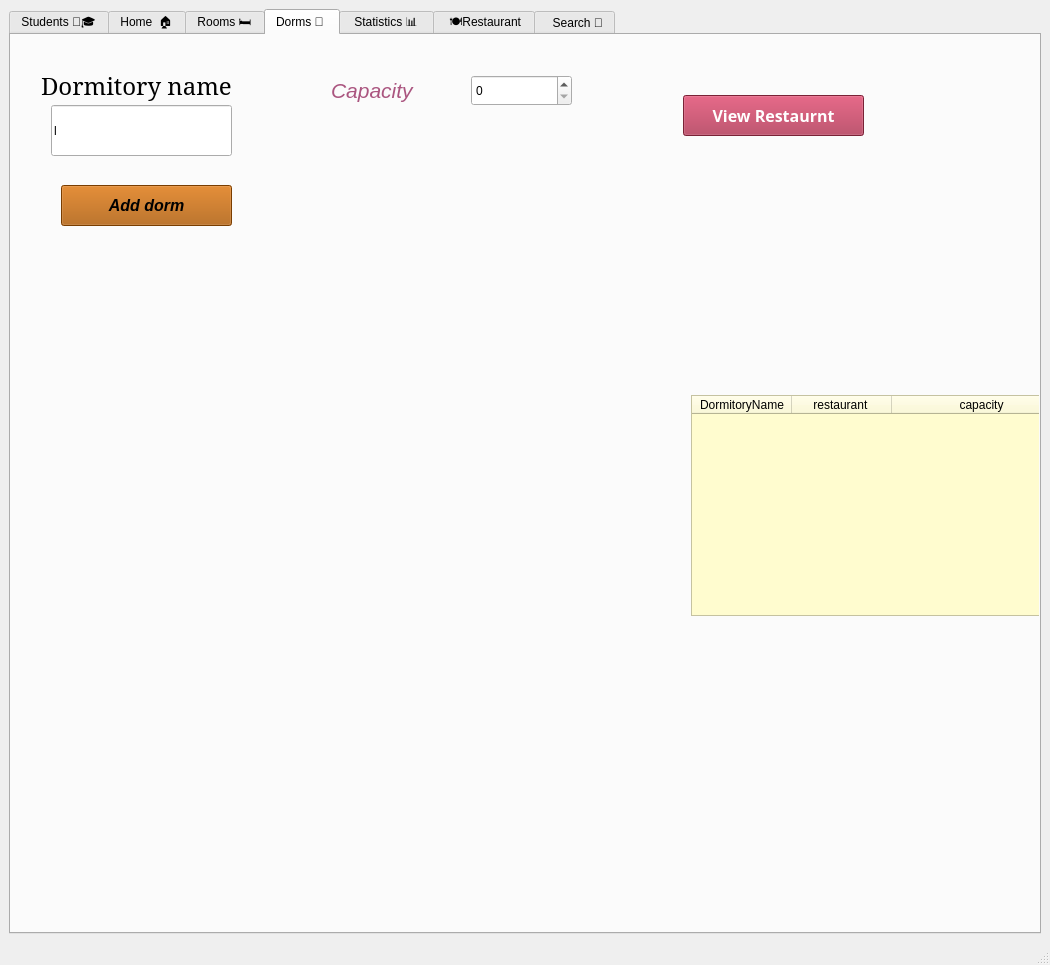
<?xml version="1.0" encoding="UTF-8"?>
<ui version="4.0">
 <class>MainWindow</class>
 <widget class="QMainWindow" name="MainWindow">
  <property name="geometry">
   <rect>
    <x>0</x>
    <y>0</y>
    <width>1050</width>
    <height>965</height>
   </rect>
  </property>
  <property name="windowTitle">
   <string>MainWindow</string>
  </property>
  <widget class="QWidget" name="centralwidget">
   <layout class="QVBoxLayout" name="verticalLayout">
    <item>
     <widget class="QTabWidget" name="tabWidget">
      <property name="styleSheet">
       <string notr="true">QMainWindow{
    background-color:#f8f4ff;
}

QTabWidget::pane{
    border:2px solid #d8b4fe;
    border-radius:15px;
    background:white;
}
QWidget {
    background-image: url(&quot;C:\Users\admin\Pictures\Screenshots\Screenshot 2026-06-18 003102.png&quot;);
    background-repeat: no-repeat;
    background-position: center;
}

QTabBar::tab{
    background:#f3e8ff;
    color:#6b21a8;
    padding:10px;
    min-width:120px;
    border-top-left-radius:10px;
    border-top-right-radius:10px;
    font-weight:bold;
}

QTabBar::tab:selected{
    background:#c084fc;
    color:white;
}

QGroupBox{
    border:2px solid #d8b4fe;
    border-radius:15px;
    margin-top:10px;
    font-weight:bold;
    color:#7e22ce;
    background:white;
}

QGroupBox::title{
    subcontrol-origin: margin;
    left:10px;
    padding:0 5px;
}

QLineEdit{
    border:2px solid #d8b4fe;
    border-radius:10px;
    padding:6px;
    background:#fcfaff;
    font-size:11pt;
}

QSpinBox{
    border:2px solid #d8b4fe;
    border-radius:10px;
    padding:6px;
    background:#fcfaff;
}

QPushButton{
    background-color:#c084fc;
    color:white;
    border:none;
    border-radius:12px;
    padding:10px;
    font-size:12pt;
    font-weight:bold;
}

QPushButton:hover{
    background-color:#a855f7;
}

QTableWidget{
    border:2px solid #d8b4fe;
    border-radius:12px;
    background:white;
    gridline-color:#ede9fe;
}

QHeaderView::section{
    background-color:#c084fc;
    color:white;
    padding:8px;
    border:none;
    font-weight:bold;
}
QWidget#tab_7{
    border-image: url(&quot;C:\Users\admin\Pictures\Screenshots\Screenshot 2026-06-18 003102.png&quot;) 0 0 0 0 stretch stretch;
}

setWindowTitle(&quot;💜 UDRMS - University Dormitory Management System&quot;);</string>
      </property>
      <property name="currentIndex">
       <number>3</number>
      </property>
      <widget class="QWidget" name="Students">
       <attribute name="title">
        <string>Students 👨‍🎓</string>
       </attribute>
       <widget class="QLineEdit" name="lineEdit_name">
        <property name="geometry">
         <rect>
          <x>11</x>
          <y>38</y>
          <width>156</width>
          <height>42</height>
         </rect>
        </property>
        <property name="text">
         <string/>
        </property>
       </widget>
       <widget class="QSpinBox" name="spinBox_room">
        <property name="geometry">
         <rect>
          <x>175</x>
          <y>163</y>
          <width>70</width>
          <height>38</height>
         </rect>
        </property>
       </widget>
       <widget class="QPushButton" name="btn_addStudent">
        <property name="geometry">
         <rect>
          <x>535</x>
          <y>380</y>
          <width>191</width>
          <height>51</height>
         </rect>
        </property>
        <property name="text">
         <string>Add student</string>
        </property>
       </widget>
       <widget class="QTableWidget" name="tableWidget_students">
        <property name="geometry">
         <rect>
          <x>310</x>
          <y>0</y>
          <width>501</width>
          <height>192</height>
         </rect>
        </property>
        <column>
         <property name="text">
          <string>Name</string>
         </property>
        </column>
        <column>
         <property name="text">
          <string>Age</string>
         </property>
        </column>
        <column>
         <property name="text">
          <string>ID</string>
         </property>
        </column>
        <column>
         <property name="text">
          <string>RoomNumber</string>
         </property>
        </column>
       </widget>
       <widget class="QSpinBox" name="spinBox_age">
        <property name="geometry">
         <rect>
          <x>93</x>
          <y>217</y>
          <width>70</width>
          <height>38</height>
         </rect>
        </property>
       </widget>
       <widget class="QLineEdit" name="lineEdit_id">
        <property name="geometry">
         <rect>
          <x>11</x>
          <y>114</y>
          <width>156</width>
          <height>42</height>
         </rect>
        </property>
       </widget>
       <widget class="QLabel" name="label">
        <property name="geometry">
         <rect>
          <x>11</x>
          <y>11</y>
          <width>123</width>
          <height>20</height>
         </rect>
        </property>
        <property name="text">
         <string>Enter stdent name:</string>
        </property>
       </widget>
       <widget class="QLabel" name="label_2">
        <property name="geometry">
         <rect>
          <x>11</x>
          <y>87</y>
          <width>56</width>
          <height>20</height>
         </rect>
        </property>
        <property name="text">
         <string>Enter ID:</string>
        </property>
       </widget>
       <widget class="QLabel" name="label_11">
        <property name="geometry">
         <rect>
          <x>11</x>
          <y>163</y>
          <width>157</width>
          <height>31</height>
         </rect>
        </property>
        <property name="font">
         <font>
          <pointsize>14</pointsize>
          <italic>true</italic>
          <bold>true</bold>
         </font>
        </property>
        <property name="text">
         <string>Room Number</string>
        </property>
       </widget>
       <widget class="QLabel" name="label_12">
        <property name="geometry">
         <rect>
          <x>11</x>
          <y>208</y>
          <width>42</width>
          <height>31</height>
         </rect>
        </property>
        <property name="font">
         <font>
          <pointsize>14</pointsize>
          <bold>true</bold>
         </font>
        </property>
        <property name="text">
         <string>Age</string>
        </property>
       </widget>
       <widget class="QLabel" name="label_3">
        <property name="geometry">
         <rect>
          <x>0</x>
          <y>270</y>
          <width>171</width>
          <height>20</height>
         </rect>
        </property>
        <property name="font">
         <font>
          <pointsize>14</pointsize>
          <bold>true</bold>
         </font>
        </property>
        <property name="text">
         <string>Academic Year</string>
        </property>
       </widget>
       <widget class="QSpinBox" name="spinBox_academicYear">
        <property name="geometry">
         <rect>
          <x>180</x>
          <y>270</y>
          <width>71</width>
          <height>31</height>
         </rect>
        </property>
       </widget>
       <widget class="QPushButton" name="btn_deleteStudent">
        <property name="geometry">
         <rect>
          <x>530</x>
          <y>450</y>
          <width>191</width>
          <height>51</height>
         </rect>
        </property>
        <property name="text">
         <string>Remove Student</string>
        </property>
       </widget>
      </widget>
      <widget class="QWidget" name="tab_3">
       <attribute name="title">
        <string>Home  🏠</string>
       </attribute>
       <widget class="QLabel" name="label_4">
        <property name="geometry">
         <rect>
          <x>700</x>
          <y>120</y>
          <width>63</width>
          <height>20</height>
         </rect>
        </property>
        <property name="text">
         <string/>
        </property>
        <property name="pixmap">
         <pixmap>../../../../Pictures/Screenshots/Screenshot 2026-06-17 205736.png</pixmap>
        </property>
       </widget>
       <widget class="QLabel" name="label_logo">
        <property name="geometry">
         <rect>
          <x>680</x>
          <y>70</y>
          <width>101</width>
          <height>20</height>
         </rect>
        </property>
        <property name="text">
         <string/>
        </property>
       </widget>
       <widget class="QLabel" name="label_15">
        <property name="geometry">
         <rect>
          <x>420</x>
          <y>210</y>
          <width>601</width>
          <height>41</height>
         </rect>
        </property>
        <property name="font">
         <font>
          <pointsize>18</pointsize>
          <italic>true</italic>
          <bold>true</bold>
         </font>
        </property>
        <property name="styleSheet">
         <string notr="true">background-color: rgb(255, 239, 246);
color: rgb(110, 86, 170);</string>
        </property>
        <property name="text">
         <string>University Dormitory Management System</string>
        </property>
       </widget>
       <widget class="QLabel" name="label_16">
        <property name="geometry">
         <rect>
          <x>520</x>
          <y>240</y>
          <width>361</width>
          <height>281</height>
         </rect>
        </property>
        <property name="font">
         <font>
          <pointsize>16</pointsize>
          <italic>true</italic>
          <bold>true</bold>
         </font>
        </property>
        <property name="styleSheet">
         <string notr="true">color: rgb(170, 85, 127);</string>
        </property>
        <property name="text">
         <string>✔ Student Management
✔ Room Allocation
✔ Dormitory Management
✔ Restaurant Services
✔ Student Search</string>
        </property>
       </widget>
       <widget class="QPushButton" name="btn_saveData">
        <property name="geometry">
         <rect>
          <x>70</x>
          <y>410</y>
          <width>151</width>
          <height>41</height>
         </rect>
        </property>
        <property name="styleSheet">
         <string notr="true">background-color: rgb(170, 0, 127);</string>
        </property>
        <property name="text">
         <string>Save data </string>
        </property>
       </widget>
       <widget class="QPushButton" name="btn_loadData">
        <property name="geometry">
         <rect>
          <x>70</x>
          <y>480</y>
          <width>151</width>
          <height>41</height>
         </rect>
        </property>
        <property name="styleSheet">
         <string notr="true">background-color: rgb(170, 0, 127);</string>
        </property>
        <property name="text">
         <string>Load data</string>
        </property>
       </widget>
      </widget>
      <widget class="QWidget" name="tab_4">
       <attribute name="title">
        <string>Rooms 🛏️</string>
       </attribute>
       <widget class="QLineEdit" name="lineEdit_roomNumber">
        <property name="geometry">
         <rect>
          <x>250</x>
          <y>10</y>
          <width>181</width>
          <height>41</height>
         </rect>
        </property>
        <property name="minimumSize">
         <size>
          <width>181</width>
          <height>0</height>
         </size>
        </property>
        <property name="font">
         <font>
          <pointsize>11</pointsize>
          <underline>true</underline>
         </font>
        </property>
        <property name="styleSheet">
         <string notr="true">background-color: rgb(216, 222, 255);</string>
        </property>
        <property name="text">
         <string>Room Number </string>
        </property>
       </widget>
       <widget class="QComboBox" name="comboBox">
        <property name="geometry">
         <rect>
          <x>10</x>
          <y>90</y>
          <width>111</width>
          <height>31</height>
         </rect>
        </property>
        <item>
         <property name="text">
          <string>Single</string>
         </property>
        </item>
        <item>
         <property name="text">
          <string>Double</string>
         </property>
        </item>
        <item>
         <property name="text">
          <string>Shared</string>
         </property>
        </item>
        <item>
         <property name="text">
          <string/>
         </property>
        </item>
       </widget>
       <widget class="QPushButton" name="btn_addRoom">
        <property name="geometry">
         <rect>
          <x>620</x>
          <y>10</y>
          <width>151</width>
          <height>51</height>
         </rect>
        </property>
        <property name="styleSheet">
         <string notr="true">background-color: rgb(224, 237, 255);
border-color: rgb(170, 170, 127);</string>
        </property>
        <property name="text">
         <string>Add room</string>
        </property>
       </widget>
       <widget class="QPushButton" name="btn_deleteRoom">
        <property name="geometry">
         <rect>
          <x>620</x>
          <y>70</y>
          <width>151</width>
          <height>51</height>
         </rect>
        </property>
        <property name="styleSheet">
         <string notr="true">background-color: rgb(224, 237, 255);</string>
        </property>
        <property name="text">
         <string>Delete Room</string>
        </property>
       </widget>
       <widget class="QPushButton" name="btn_updateRoom">
        <property name="geometry">
         <rect>
          <x>620</x>
          <y>130</y>
          <width>151</width>
          <height>51</height>
         </rect>
        </property>
        <property name="styleSheet">
         <string notr="true">background-color: rgb(205, 236, 255);
background-color: rgb(219, 233, 255);</string>
        </property>
        <property name="text">
         <string>Update Room</string>
        </property>
       </widget>
       <widget class="QPushButton" name="pushButton_clearRoom">
        <property name="geometry">
         <rect>
          <x>620</x>
          <y>200</y>
          <width>141</width>
          <height>41</height>
         </rect>
        </property>
        <property name="styleSheet">
         <string notr="true">background-color: rgb(210, 226, 255);</string>
        </property>
        <property name="text">
         <string>Clear  Fields</string>
        </property>
       </widget>
       <widget class="QTableWidget" name="tableWidget_rooms">
        <property name="geometry">
         <rect>
          <x>110</x>
          <y>260</y>
          <width>761</width>
          <height>211</height>
         </rect>
        </property>
        <property name="styleSheet">
         <string notr="true">
QTableView {
    background-color: #ffffff;
    gridline-color: #000000;
    border: 1px solid #000000;
}

QHeaderView::section {
    background-color: #000000;
    color: #ffffff;
    border: none;
    border-right: 1px solid #ffffff;
    padding: 5px;
}
</string>
        </property>
        <property name="tabKeyNavigation">
         <bool>false</bool>
        </property>
        <property name="showDropIndicator" stdset="0">
         <bool>false</bool>
        </property>
        <property name="dragDropOverwriteMode">
         <bool>false</bool>
        </property>
        <property name="alternatingRowColors">
         <bool>true</bool>
        </property>
        <property name="selectionMode">
         <enum>QAbstractItemView::SelectionMode::SingleSelection</enum>
        </property>
        <property name="selectionBehavior">
         <enum>QAbstractItemView::SelectionBehavior::SelectRows</enum>
        </property>
        <property name="showGrid">
         <bool>true</bool>
        </property>
        <property name="sortingEnabled">
         <bool>true</bool>
        </property>
        <column>
         <property name="text">
          <string>Romm No</string>
         </property>
        </column>
        <column>
         <property name="text">
          <string>Students</string>
         </property>
        </column>
        <column>
         <property name="text">
          <string>capacity</string>
         </property>
        </column>
        <column>
         <property name="text">
          <string>Occupied</string>
         </property>
        </column>
        <column>
         <property name="text">
          <string>Free Spots</string>
         </property>
        </column>
        <column>
         <property name="text">
          <string>Status</string>
         </property>
        </column>
       </widget>
       <widget class="QSpinBox" name="spinBox_roomCapacity">
        <property name="geometry">
         <rect>
          <x>20</x>
          <y>180</y>
          <width>121</width>
          <height>31</height>
         </rect>
        </property>
       </widget>
       <widget class="QLabel" name="label_10">
        <property name="geometry">
         <rect>
          <x>20</x>
          <y>20</y>
          <width>291</width>
          <height>31</height>
         </rect>
        </property>
        <property name="font">
         <font>
          <pointsize>14</pointsize>
          <bold>true</bold>
         </font>
        </property>
        <property name="text">
         <string>Enter Room Number</string>
        </property>
       </widget>
       <widget class="QLabel" name="label_17">
        <property name="geometry">
         <rect>
          <x>0</x>
          <y>150</y>
          <width>151</width>
          <height>31</height>
         </rect>
        </property>
        <property name="font">
         <font>
          <pointsize>14</pointsize>
         </font>
        </property>
        <property name="text">
         <string>enter capacity </string>
        </property>
       </widget>
      </widget>
      <widget class="QWidget" name="tab_5">
       <attribute name="title">
        <string>Dorms 🏢 </string>
       </attribute>
       <widget class="QLabel" name="label_8">
        <property name="geometry">
         <rect>
          <x>30</x>
          <y>30</y>
          <width>231</width>
          <height>41</height>
         </rect>
        </property>
        <property name="font">
         <font>
          <family>SimSun</family>
          <pointsize>18</pointsize>
         </font>
        </property>
        <property name="text">
         <string>Dormitory name</string>
        </property>
       </widget>
       <widget class="QLineEdit" name="lineEdit_dormName">
        <property name="geometry">
         <rect>
          <x>40</x>
          <y>70</y>
          <width>181</width>
          <height>51</height>
         </rect>
        </property>
        <property name="styleSheet">
         <string notr="true">border-color: rgb(85, 0, 0);</string>
        </property>
        <property name="text">
         <string>l</string>
        </property>
       </widget>
       <widget class="QPushButton" name="btn_addDorm">
        <property name="geometry">
         <rect>
          <x>50</x>
          <y>150</y>
          <width>171</width>
          <height>41</height>
         </rect>
        </property>
        <property name="font">
         <font>
          <pointsize>12</pointsize>
          <italic>true</italic>
          <bold>true</bold>
         </font>
        </property>
        <property name="styleSheet">
         <string notr="true">background-color: rgb(170, 85, 0);</string>
        </property>
        <property name="text">
         <string>Add dorm</string>
        </property>
       </widget>
       <widget class="QTableWidget" name="tableWidget_dorms">
        <property name="geometry">
         <rect>
          <x>680</x>
          <y>360</y>
          <width>381</width>
          <height>221</height>
         </rect>
        </property>
        <property name="styleSheet">
         <string notr="true">background-color: rgb(255, 237, 222);
background-color: rgb(255, 252, 207);</string>
        </property>
        <attribute name="horizontalHeaderVisible">
         <bool>true</bool>
        </attribute>
        <attribute name="horizontalHeaderCascadingSectionResizes">
         <bool>true</bool>
        </attribute>
        <attribute name="horizontalHeaderMinimumSectionSize">
         <number>50</number>
        </attribute>
        <attribute name="horizontalHeaderShowSortIndicator" stdset="0">
         <bool>true</bool>
        </attribute>
        <attribute name="horizontalHeaderStretchLastSection">
         <bool>true</bool>
        </attribute>
        <column>
         <property name="text">
          <string>DormitoryName</string>
         </property>
        </column>
        <column>
         <property name="text">
          <string>restaurant </string>
         </property>
        </column>
        <column>
         <property name="text">
          <string>capacity</string>
         </property>
        </column>
       </widget>
       <widget class="QLabel" name="label_9">
        <property name="geometry">
         <rect>
          <x>320</x>
          <y>40</y>
          <width>131</width>
          <height>31</height>
         </rect>
        </property>
        <property name="font">
         <font>
          <pointsize>16</pointsize>
          <italic>true</italic>
         </font>
        </property>
        <property name="styleSheet">
         <string notr="true">color: rgb(170, 85, 127);</string>
        </property>
        <property name="text">
         <string>Capacity</string>
        </property>
       </widget>
       <widget class="QSpinBox" name="spinBox_capacity">
        <property name="geometry">
         <rect>
          <x>460</x>
          <y>40</y>
          <width>101</width>
          <height>31</height>
         </rect>
        </property>
        <property name="maximum">
         <number>5000</number>
        </property>
       </widget>
       <widget class="QPushButton" name="btn_viewRestaurant">
        <property name="geometry">
         <rect>
          <x>672</x>
          <y>60</y>
          <width>181</width>
          <height>41</height>
         </rect>
        </property>
        <property name="font">
         <font>
          <family>Segoe UI Black</family>
          <pointsize>12</pointsize>
          <bold>true</bold>
         </font>
        </property>
        <property name="styleSheet">
         <string notr="true">background-color: rgb(170, 47, 76);
color: rgb(255, 255, 255);</string>
        </property>
        <property name="text">
         <string>View Restaurnt</string>
        </property>
       </widget>
      </widget>
      <widget class="QWidget" name="tab_6">
       <attribute name="title">
        <string> Statistics 📊 </string>
       </attribute>
       <widget class="QPushButton" name="btn_showStats">
        <property name="geometry">
         <rect>
          <x>50</x>
          <y>30</y>
          <width>181</width>
          <height>41</height>
         </rect>
        </property>
        <property name="font">
         <font>
          <pointsize>12</pointsize>
          <bold>true</bold>
         </font>
        </property>
        <property name="styleSheet">
         <string notr="true">background-color: rgb(255, 208, 239);</string>
        </property>
        <property name="text">
         <string>Show Statistics </string>
        </property>
       </widget>
       <widget class="QPushButton" name="btn_clearStats">
        <property name="geometry">
         <rect>
          <x>50</x>
          <y>80</y>
          <width>181</width>
          <height>41</height>
         </rect>
        </property>
        <property name="font">
         <font>
          <pointsize>12</pointsize>
          <bold>true</bold>
         </font>
        </property>
        <property name="styleSheet">
         <string notr="true">background-color: rgb(255, 213, 242);</string>
        </property>
        <property name="text">
         <string>Clear</string>
        </property>
       </widget>
       <widget class="QGroupBox" name="groupBox_stats">
        <property name="geometry">
         <rect>
          <x>0</x>
          <y>220</y>
          <width>321</width>
          <height>341</height>
         </rect>
        </property>
        <property name="font">
         <font>
          <pointsize>14</pointsize>
          <italic>false</italic>
          <bold>true</bold>
         </font>
        </property>
        <property name="title">
         <string>  📊 Statistics</string>
        </property>
        <widget class="QLabel" name="label_totalStudents">
         <property name="geometry">
          <rect>
           <x>30</x>
           <y>60</y>
           <width>151</width>
           <height>20</height>
          </rect>
         </property>
         <property name="font">
          <font>
           <pointsize>14</pointsize>
          </font>
         </property>
         <property name="text">
          <string>Total Students</string>
         </property>
        </widget>
        <widget class="QLabel" name="label_totalRooms">
         <property name="geometry">
          <rect>
           <x>30</x>
           <y>100</y>
           <width>141</width>
           <height>20</height>
          </rect>
         </property>
         <property name="font">
          <font>
           <pointsize>14</pointsize>
          </font>
         </property>
         <property name="text">
          <string>Total Rooms</string>
         </property>
        </widget>
        <widget class="QLabel" name="label_fullRooms">
         <property name="geometry">
          <rect>
           <x>30</x>
           <y>150</y>
           <width>121</width>
           <height>20</height>
          </rect>
         </property>
         <property name="font">
          <font>
           <pointsize>14</pointsize>
          </font>
         </property>
         <property name="text">
          <string>Full Rooms </string>
         </property>
        </widget>
        <widget class="QLabel" name="label_occupiedBeds">
         <property name="geometry">
          <rect>
           <x>20</x>
           <y>240</y>
           <width>161</width>
           <height>20</height>
          </rect>
         </property>
         <property name="font">
          <font>
           <pointsize>14</pointsize>
          </font>
         </property>
         <property name="text">
          <string>Occupied Beds</string>
         </property>
        </widget>
        <widget class="QLabel" name="label_availableRooms">
         <property name="geometry">
          <rect>
           <x>30</x>
           <y>190</y>
           <width>171</width>
           <height>20</height>
          </rect>
         </property>
         <property name="font">
          <font>
           <pointsize>14</pointsize>
          </font>
         </property>
         <property name="text">
          <string>Available Rooms </string>
         </property>
        </widget>
        <widget class="QLabel" name="label_freeBeds">
         <property name="geometry">
          <rect>
           <x>20</x>
           <y>270</y>
           <width>111</width>
           <height>20</height>
          </rect>
         </property>
         <property name="font">
          <font>
           <pointsize>14</pointsize>
          </font>
         </property>
         <property name="text">
          <string>Free Beds</string>
         </property>
        </widget>
       </widget>
      </widget>
      <widget class="QWidget" name="tab_7">
       <attribute name="title">
        <string> 🍽Restaurant</string>
       </attribute>
       <widget class="QRadioButton" name="radio_breakfast">
        <property name="geometry">
         <rect>
          <x>10</x>
          <y>60</y>
          <width>171</width>
          <height>24</height>
         </rect>
        </property>
        <property name="font">
         <font>
          <pointsize>18</pointsize>
          <italic>true</italic>
          <bold>true</bold>
         </font>
        </property>
        <property name="styleSheet">
         <string notr="true">color: rgb(170, 85, 127);</string>
        </property>
        <property name="text">
         <string>Breakfast</string>
        </property>
        <attribute name="buttonGroup">
         <string notr="true">buttonGroup_2</string>
        </attribute>
       </widget>
       <widget class="QRadioButton" name="radio_lunch">
        <property name="geometry">
         <rect>
          <x>10</x>
          <y>100</y>
          <width>141</width>
          <height>41</height>
         </rect>
        </property>
        <property name="font">
         <font>
          <pointsize>18</pointsize>
          <italic>true</italic>
          <bold>true</bold>
         </font>
        </property>
        <property name="text">
         <string>Lunch</string>
        </property>
        <attribute name="buttonGroup">
         <string notr="true">buttonGroup_2</string>
        </attribute>
       </widget>
       <widget class="QRadioButton" name="radio_dinner">
        <property name="geometry">
         <rect>
          <x>10</x>
          <y>160</y>
          <width>131</width>
          <height>24</height>
         </rect>
        </property>
        <property name="font">
         <font>
          <pointsize>18</pointsize>
          <italic>true</italic>
          <bold>true</bold>
         </font>
        </property>
        <property name="styleSheet">
         <string notr="true">color: rgb(0, 85, 0);</string>
        </property>
        <property name="text">
         <string>Dinner</string>
        </property>
        <attribute name="buttonGroup">
         <string notr="true">buttonGroup_2</string>
        </attribute>
       </widget>
       <widget class="QPushButton" name="pushButton">
        <property name="geometry">
         <rect>
          <x>10</x>
          <y>280</y>
          <width>161</width>
          <height>61</height>
         </rect>
        </property>
        <property name="font">
         <font>
          <pointsize>12</pointsize>
          <italic>true</italic>
          <bold>true</bold>
         </font>
        </property>
        <property name="styleSheet">
         <string notr="true">color: rgb(255, 170, 255);</string>
        </property>
        <property name="text">
         <string>Confirm</string>
        </property>
       </widget>
       <widget class="QListWidget" name="listWidget">
        <property name="geometry">
         <rect>
          <x>480</x>
          <y>70</y>
          <width>351</width>
          <height>91</height>
         </rect>
        </property>
       </widget>
       <widget class="QLabel" name="label_6">
        <property name="geometry">
         <rect>
          <x>10</x>
          <y>10</y>
          <width>171</width>
          <height>41</height>
         </rect>
        </property>
        <property name="font">
         <font>
          <pointsize>16</pointsize>
          <bold>true</bold>
         </font>
        </property>
        <property name="styleSheet">
         <string notr="true">border-color: rgb(0, 0, 127);
color: rgb(116, 199, 255);</string>
        </property>
        <property name="text">
         <string>Select Meal:</string>
        </property>
       </widget>
       <widget class="QLabel" name="label_7">
        <property name="geometry">
         <rect>
          <x>510</x>
          <y>20</y>
          <width>171</width>
          <height>41</height>
         </rect>
        </property>
        <property name="font">
         <font>
          <pointsize>16</pointsize>
         </font>
        </property>
        <property name="text">
         <string>Today menu:</string>
        </property>
       </widget>
       <widget class="QComboBox" name="comboBox_selectDorm">
        <property name="geometry">
         <rect>
          <x>750</x>
          <y>340</y>
          <width>101</width>
          <height>26</height>
         </rect>
        </property>
       </widget>
       <widget class="QLabel" name="label_13">
        <property name="geometry">
         <rect>
          <x>730</x>
          <y>300</y>
          <width>181</width>
          <height>31</height>
         </rect>
        </property>
        <property name="font">
         <font>
          <pointsize>18</pointsize>
         </font>
        </property>
        <property name="text">
         <string>Select Dorm </string>
        </property>
       </widget>
       <widget class="QSpinBox" name="spinBox_day">
        <property name="geometry">
         <rect>
          <x>110</x>
          <y>210</y>
          <width>81</width>
          <height>31</height>
         </rect>
        </property>
       </widget>
       <widget class="QLabel" name="label_5">
        <property name="geometry">
         <rect>
          <x>10</x>
          <y>220</y>
          <width>91</width>
          <height>20</height>
         </rect>
        </property>
        <property name="font">
         <font>
          <pointsize>11</pointsize>
          <bold>true</bold>
         </font>
        </property>
        <property name="text">
         <string>Enter day:</string>
        </property>
       </widget>
      </widget>
      <widget class="QWidget" name="tab_2">
       <attribute name="title">
        <string>  Search 🔎</string>
       </attribute>
       <widget class="QLineEdit" name="lineEdit_search">
        <property name="geometry">
         <rect>
          <x>10</x>
          <y>60</y>
          <width>201</width>
          <height>41</height>
         </rect>
        </property>
        <property name="styleSheet">
         <string notr="true">background-color: rgb(255, 206, 254);</string>
        </property>
       </widget>
       <widget class="QPushButton" name="btn_search">
        <property name="geometry">
         <rect>
          <x>20</x>
          <y>110</y>
          <width>121</width>
          <height>41</height>
         </rect>
        </property>
        <property name="font">
         <font>
          <pointsize>12</pointsize>
          <bold>true</bold>
         </font>
        </property>
        <property name="text">
         <string>Search</string>
        </property>
       </widget>
       <widget class="QTableWidget" name="tableWidget_search">
        <property name="geometry">
         <rect>
          <x>0</x>
          <y>180</y>
          <width>481</width>
          <height>231</height>
         </rect>
        </property>
        <property name="styleSheet">
         <string notr="true">gridline-color: rgb(85, 85, 0);
selection-background-color: rgb(170, 85, 127);
alternate-background-color: rgb(170, 0, 127);</string>
        </property>
        <column>
         <property name="text">
          <string>Name </string>
         </property>
        </column>
        <column>
         <property name="text">
          <string>Age</string>
         </property>
        </column>
        <column>
         <property name="text">
          <string>Id</string>
         </property>
        </column>
        <column>
         <property name="text">
          <string>Room</string>
         </property>
        </column>
       </widget>
       <widget class="QLabel" name="label_14">
        <property name="geometry">
         <rect>
          <x>0</x>
          <y>10</y>
          <width>191</width>
          <height>41</height>
         </rect>
        </property>
        <property name="font">
         <font>
          <pointsize>10</pointsize>
          <bold>true</bold>
         </font>
        </property>
        <property name="styleSheet">
         <string notr="true">QPushButton{
    color: white;
    font-weight: bold;
    font-size: 14pt;
    border-radius: 20px;
    border: 2px solid white;

    background: qlineargradient(
        x1:0, y1:0,
        x2:1, y2:1,
        stop:0 #C084FC,
        stop:1 #8B5CF6);
}

QPushButton:hover{
    border: 3px solid #ffffff;
}

QPushButton:pressed{
    background: #7C3AED;
}</string>
        </property>
        <property name="text">
         <string>Enter name of student </string>
        </property>
       </widget>
       <widget class="QPushButton" name="btn_displayStudents">
        <property name="geometry">
         <rect>
          <x>620</x>
          <y>50</y>
          <width>201</width>
          <height>51</height>
         </rect>
        </property>
        <property name="font">
         <font>
          <pointsize>12</pointsize>
          <italic>true</italic>
          <bold>true</bold>
         </font>
        </property>
        <property name="text">
         <string>Display Students </string>
        </property>
       </widget>
      </widget>
     </widget>
    </item>
   </layout>
  </widget>
  <widget class="QMenuBar" name="menubar">
   <property name="geometry">
    <rect>
     <x>0</x>
     <y>0</y>
     <width>1050</width>
     <height>26</height>
    </rect>
   </property>
  </widget>
  <widget class="QStatusBar" name="statusbar"/>
 </widget>
 <resources/>
 <connections/>
 <buttongroups>
  <buttongroup name="buttonGroup_2"/>
 </buttongroups>
</ui>
